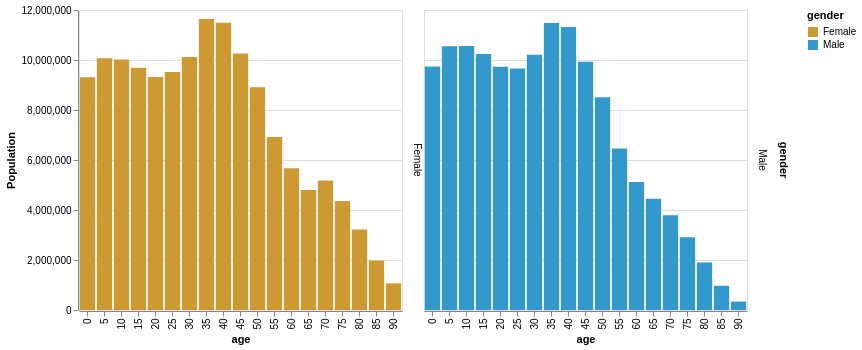

Vega-Lite specification stored for this chart:
### Vega-Lite specification from a JSON file in a GitHub repository (floating-point values rounded to 4 significant figures; data arrays with more than 128 entries replaced by an {"elided": "..."} marker saying what was removed)
{"$schema": "https://vega.github.io/schema/vega-lite/v5.json", "config": {"header": {}}, "data": {"values": {"elided": "570 records"}}, "encoding": {"color": {"field": "gender", "scale": {"range": ["#CC9933", "#3399CC"]}, "type": "nominal"}, "column": {"field": "gender", "header": {"orient": "right"}, "spacing": 0, "type": "nominal"}, "x": {"field": "age", "type": "ordinal"}, "y": {"aggregate": "sum", "axis": {"title": "Population"}, "field": "people", "type": "quantitative"}}, "mark": "bar", "transform": [{"filter": "datum.year == 2000"}, {"as": "gender", "calculate": "datum.sex == 2 ? 'Female' : 'Male'"}], "width": {"step": 17}}
